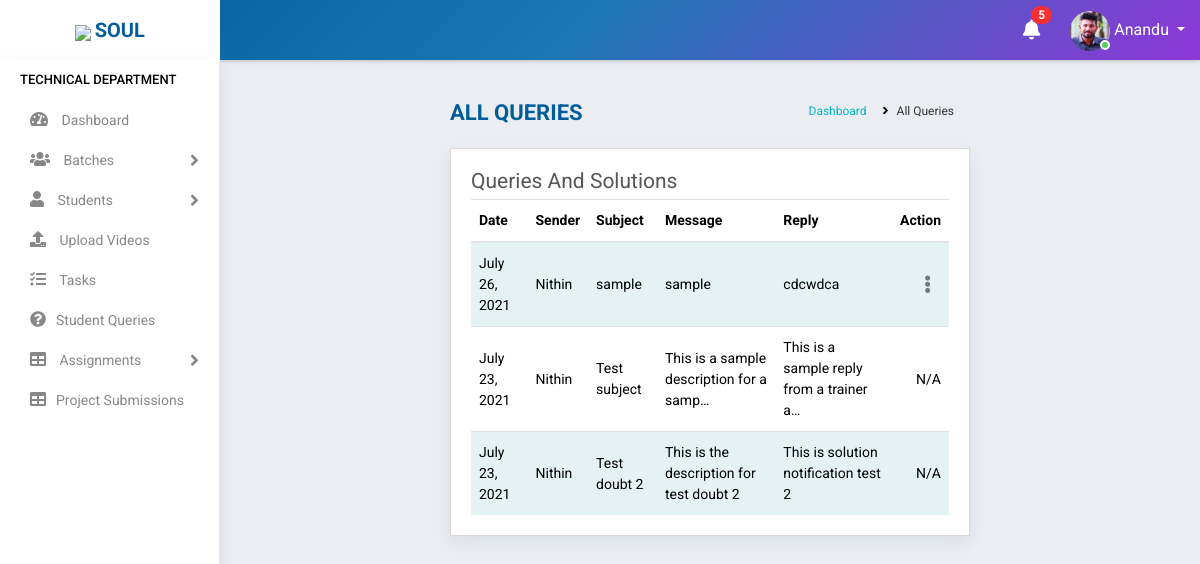
The app's page /trainer/view_queries/ (signed in) with its own data.
### accounts/models.py (models this page shows, shortened)
class Staff(models.Model):
    value= (
    ('1', 'Operations'),
    ('2', 'Sales'),
    ('3', 'Trainer'),
    ('4', 'Admin'),
    )
    state = (
    ('Andhra Pradesh','Andhra Pradesh'),
    ('Arunachal Pradesh','Arunachal Pradesh'),
    ('Assam','Assam'),
    ('Bihar','Bihar'),
    ('Chhattisgarh','Chattisgarh'),
    ('Goa','Goa'),
    ('Gujarat','Gujarat'),
    ('Haryana','Haryana'),
    ('Himachal Pradesh','Himachal Pradesh'),
    ('Jharkhand','Jharkhand'),
    ('Karnataka','Karnataka'),
    ('Kerala','Kerala'),
    ('Madhya Pradesh','Madhya Pradesh'),
    ('Maharashtra','Maharashtra'),
    ('Manipur','Manipur'),
    ('Meghalaya','Meghalaya'),
    ('Mizoram','Mizoram'),
    ('Nagaland','Nagaland'),
    ('Odisha','Odisha'),
    ('Rajasthan','Rajasthan'),
    ('Sikkim','Sikkim'),
    ('Tamil Nadu','Tamil Nadu'),
    ('Telangana','Telangana'),
    ('Tripura','Tripura'),
    ('Uttar Pradesh','Uttar Pradesh'),
    ('Uttarakhand','Uttarakhand'),
    ('West Bengal','West Bengal')
    )
    groups = (
        ('AB+', 'AB+'),
        ('AB-', 'AB-'),
        ('A+', 'A+'),
        ('A-', 'A-'),
        ('B+', 'B+'),
        ('B-', 'B-'),
        ('O+', 'O+'),
        ('O-', 'O-'),
        )
    user = models.OneToOneField(User,on_delete=models.CASCADE,null=True,blank=True)
    name = models.CharField(max_length=100,null=True, blank=True)
    empid = models.CharField(max_length=100,null=True, blank=True)
    mobile = models.CharField(max_length=10,null=True, blank=True)
    email = models.EmailField(max_length=200,null=True, blank=True)
    sex = models.CharField(max_length=10,null=True,choices=(('Male','Male'),('Female','Female')), blank=True)
    dob = models.DateField(null=True, blank=True)
    doj = models.DateField(null=True, blank=True)
    blood_group = models.CharField(max_length=100,null=True, blank=True,choices=groups)
    house = models.CharField(max_length=100,null=True, blank=True)
    street =models.CharField(max_length=100,null=True, blank=True)
    street2 =models.CharField(max_length=100,null=True, blank=True)
    city = models.CharField(max_length=100,null=True, blank=True)
    state = models.CharField(max_length=100,null=True,choices=state, blank=True)
    stype = models.CharField(max_length=100,null=True,choices=value, blank=True)
    status = models.CharField(max_length=20,choices=(('Active','Active'),('Inactive','Inactive')),default='Active')
    profile_pic = models.ImageField(null=True, blank=True,default="student.jpg")

class Doubt(models.Model):
    sender = models.ForeignKey(Student, on_delete=models.CASCADE,related_name='std',null=True,blank=True)
    receiver = models.ForeignKey(Staff,on_delete=models.CASCADE,related_name='tutor',null=True,limit_choices_to={'stype':"3"})
    subject = models.CharField(max_length=400,null=True)
    message = models.TextField(max_length=1500,null=True)
    ss1=models.ImageField(null=True,blank=True,default="")
    ss2=models.ImageField(null=True,blank=True,default="")
    ss3=models.ImageField(null=True,blank=True,default="")
    reply = models.TextField(max_length=1500, null=True, blank=True)
    datetime = models.DateField(auto_now_add=True,null=True, blank=True)
    status = models.CharField(max_length=100,choices=(('Not replied','Not replied'),('Replied','Replied')),default='Not replied',blank=True)

class Student(models.Model):
    state = (
    ('Andhra Pradesh','Andhra Pradesh'),
    ('Arunachal Pradesh','Arunachal Pradesh'),
    ('Assam','Assam'),
    ('Bihar','Bihar'),
    ('Chhattisgarh','Chattisgarh'),
    ('Goa','Goa'),
    ('Gujarat','Gujarat'),
    ('Haryana','Haryana'),
    ('Himachal Pradesh','Himachal Pradesh'),
    ('Jharkhand','Jharkhand'),
    ('Karnataka','Karnataka'),
    ('Kerala','Kerala'),
    ('Madhya Pradesh','Madhya Pradesh'),
    ('Maharashtra','Maharashtra'),
    ('Manipur','Manipur'),
    ('Meghalaya','Meghalaya'),
    ('Mizoram','Mizoram'),
    ('Nagaland','Nagaland'),
    ('Odisha','Odisha'),
    ('Rajasthan','Rajasthan'),
    ('Sikkim','Sikkim'),
    ('Tamil Nadu','Tamil Nadu'),
    ('Telangana','Telangana'),
    ('Tripura','Tripura'),
    ('Uttar Pradesh','Uttar Pradesh'),
    ('Uttarakhand','Uttarakhand'),
    ('West Bengal','West Bengal')
)
    groups = (
    ('AB+', 'AB+'),
    ('AB-', 'AB-'),
    ('A+', 'A+'),
    ('A-', 'A-'),
    ('B+', 'B+'),
    ('B-', 'B-'),
    ('O+', 'O+'),
    ('O-', 'O-'),
    )
    user= models.OneToOneField(User,on_delete=models.CASCADE,null=True,blank=True)
    name = models.CharField(max_length=100,blank=True)
    mobile = models.CharField(max_length=10,blank=True)
    email = models.EmailField(max_length=200,blank=True)
    sex = models.CharField(max_length=10,null=True,choices=(('Male','Male'),('Female','Female')),blank=True)
    dob = models.DateField(null=True, blank=True)
    blood_group = models.CharField(max_length=100,null=True, blank=True,choices=groups)
    house = models.CharField(max_length=100,null=True,blank=True)
    street =models.CharField(max_length=100,null=True,blank=True)
    street2 =models.CharField(max_length=100,null=True,blank=True)
    city = models.CharField(max_length=100,null=True,blank=True)
    state = models.CharField(max_length=100,null=True,choices=state,blank=True)
    course_enrolled = models.CharField(max_length=100,null=True,blank=True)
    now_attending = models.CharField(max_length=100,null=True,blank=True)
    start_date = models.DateField(null=True,blank=True)
    shared = models.BooleanField(default=False,choices=((True, 'Yes'), (False, 'No')),blank=True)
    payment = models.CharField(max_length=10,choices=(('Full','Full'),('Half','Half')),default='Half',blank=True)
    status = models.CharField(max_length=20,choices=(('Active','Active'),('Inactive','Inactive')),default='Active',blank=True)
    profile_pic = models.ImageField(null=True,default="student.jpg")
    total_fees = models.IntegerField(null=True,blank=True)
    fees_paid = models.IntegerField(null=True,blank=True)
    balance = models.IntegerField(null=True,blank=True)
    def __str__(self):
        return self.name

### accounts/views.py (the view)
# urls.py: path('trainer/view_queries/', ViewQueries.as_view(),name='view_queries'),
class ViewQueries(View):
    def get(self, request):
        user=request.user
        if user.is_authenticated:
            note = Notification.objects.filter(receiver=user).filter(status="Not Read").order_by('-datetime')
            no_count = note.count()
            try:
                s = Staff.objects.get(user=user)
                if s.stype == "3":
                    q= Doubt.objects.filter(receiver=s).order_by('-datetime')
                    return render(request,'accounts/queries.html',{'s':s,'no_count':no_count,'note':note,'q':q})
                else:
                    return redirect('home')
            except:
                return redirect('home')
        return redirect('logout')

### accounts/templates/accounts/queries.html (shortened to what this page needs)
{% extends 'accounts/main.html' %}
    {% block content %}
<div class="main-wrapper">
    {% include 'accounts/navbar.html' %}
    {% include 'accounts/sidebar_trainer.html' %}
        <div class="page-wrapper">
            <div class="content container-fluid">
                <div class="page-header">
                    <div class="row">
                        <div class="col-lg-7 col-md-12 col-sm-12 col-12">
                            <h5 class="text-uppercase">All Queries</h5>
                        </div>
                        <div class="col-lg-5 col-md-12 col-sm-12 col-12">
                            <ul class="list-inline breadcrumb float-right">
                                <li class="list-inline-item"><a href="{% url 'home' %}">Dashboard</a></li>
                                <li class="list-inline-item">All Queries</li>
                            </ul>
                        </div>
                    </div>
                </div>
                <div class="content-page">
                    <div class="row">
                        <div class="col-sm-8 col-5">
                            <h4 class="page-title">Queries and Solutions</h4>
                        </div>
                    </div>
                    <div class="row">
                        <div class="col-md-12">
                            <div class="table-responsive">
                                <table class="table table-striped custom-table">
                                    <thead>
                                        <tr>
                                            <th>Date</th>
                                            <th>Sender</th>
                                            <th>Subject</th>
                                            <th>Message</th>
                                            <th>Reply</th>
                                            <th class="text-right">Action</th>
                                        </tr>
                                    </thead>
                                    <tbody>
                                        {% for i in q %}
                                        <tr>
                                            <td>{{i.datetime}}</td>
                                            <td>{{i.sender}}</td>
                                            <td>{{i.subject}}</td>
                                            <td>{{i.message|truncatechars:40 }}</td>
                                            {% if i.reply %}
                                            <td>{{i.reply|truncatechars:40 }}</td>
                                            {% else %}
                                            <td>N/A</td>
                                            {% endif %}
                                            {% if i.status != "Replied" %}
                                            <td class="text-right">
                                                <div class="dropdown dropdown-action">
                                                    <a href="#" class="action-icon dropdown-toggle" data-toggle="dropdown"
                                                        aria-expanded="false"><i class="fas fa-ellipsis-v"></i></a>
                                                </div>
                                            </td>
                                            {% else %}
                                            <td class="text-right">N/A</td>
                                            {% endif %}
                                        </tr>
                                        {% endfor %}
                                    </tbody>
                                </table>
                            </div>
                        </div>
                    </div>
                </div>
            </div>
        </div>
    </div>
{% endblock %}

### accounts/templates/accounts/navbar.html (shortened to what this page needs)
<div class="header">
    <div class="header-left">
        <a href="https://www.teqstories.com" class="logo">
            <img src="https://www.teqstories.com/assets/images/Blue.png" style="height: 40px;width:auto;">
            <span class="text-uppercase"><b>Soul</b></span>
        </a>
    </div>
    <div class="page-title-box float-left">
    </div>
    <ul class="nav user-menu float-right">
        {% include 'accounts/mini/notify.html' %}
        <li class="nav-item dropdown has-arrow">
            <a href="#" class="dropdown-toggle nav-link user-link" data-toggle="dropdown">
                <span class="user-img">
                    {% if request.user.staff.profile_pic %}
                    <img class="rounded-circle" src="{{request.user.staff.profile_pic.url}}" width="40" height="40" alt="Admin">
                    {% endif %}
                    <span class="status online"></span></span>
                <span>{{request.user.staff.name|title}}</span>
            </a>
        </li>
    </ul>
</div>

### records on screen
Doubt: datetime "July 26, 2021", sender "Nithin", subject "sample", message "sample", reply "cdcwdca"
Doubt: datetime "July 23, 2021", sender "Nithin", subject "Test subject", message "This is a sample description for a samp…", reply "This is a sample reply from a trainer a…", status "N/A"
Doubt: datetime "July 23, 2021", sender "Nithin", subject "Test doubt 2", message "This is the description for test doubt 2", reply "This is solution notification test 2", status "N/A"

### other values on screen
{{ no_count }} "5"
{{ request.user.staff.name|title }} "Anandu"
